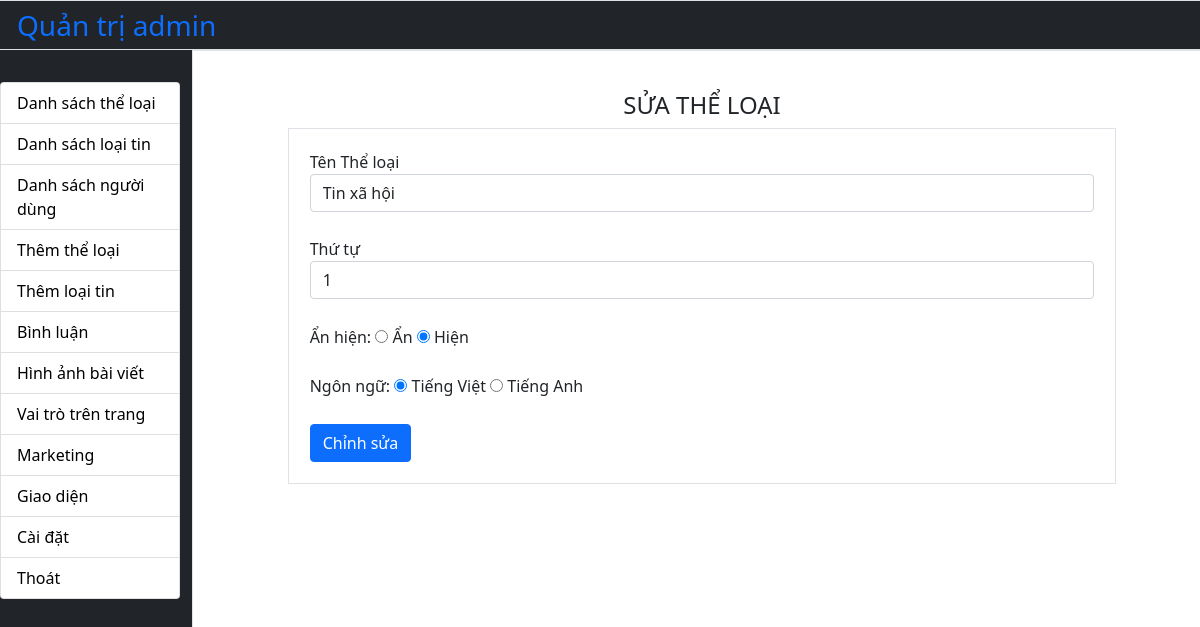
The app's page /tintuc/quantri/index.php?page=theloai_sua&idTL=1 (signed in) with its own data.
### tables this page shows
CREATE TABLE `theloai` (
  `idTL` int(11) NOT NULL,
  `lang` char(2) DEFAULT 'vi',
  `TenTL` varchar(255) NOT NULL DEFAULT '',
  `ThuTu` int(11) DEFAULT 0,
  `AnHien` tinyint(1) DEFAULT 1,
  `HienMenu` tinyint(1) DEFAULT 1
);

### tintuc/quantri/functions.php (called while the page is built, shortened)
<?php
$host = 'localhost';
$dbname = 'php1_news';
$userdb = 'root';
$passdb = '';
$conn = new PDO("mysql:host=$host;dbname=$dbname;charset=utf8", $userdb, $passdb);
$conn->setAttribute(PDO::ATTR_ERRMODE, PDO::ERRMODE_EXCEPTION);
?>
<?php
function layChiTietTheLoai($idTL){
    $sql= "SELECT idTL,TenTL,ThuTu,AnHien,lang,HienMenu FROM theloai WHERE idTL=$idTL";
    global $conn;
    $kq= $conn->query($sql);
    if($kq==null) return false;
    else return $kq->fetch();
}
?>

### tintuc/quantri/theloai_sua.php (the view, shortened to what this page needs)
<?php
$idTL= $_GET['idTL'];
settype($idTL,"int");
$theloai= layChiTietTheLoai($idTL);
?>
<link rel="stylesheet" href="https://cdn.jsdelivr.net/npm/bootstrap@5.1.0/dist/css/bootstrap.min.css">
<h4 class="col-10 m-auto p-2 text-center">SỬA THỂ LOẠI</h4>
<form action="" method="post" class="border boder-primary col-10 m-auto p-2">
    <div class="form-group">
        <label for="">Tên Thể loại</label>
        <input type="text" name="tenTL" value="<?=$theloai['TenTL']?>" class="form-control">
    </div>
    <div class="form-group">
        <label for="">Thứ tự</label>
        <input type="number" name="thuTu" value="<?=$theloai['ThuTu']?>" class="form-control">
    </div>
    <div class="form-group">
        <label for="">Ẩn hiện:</label>
        <input type="radio" name="anHien" <?php if($theloai['AnHien']==0) echo 'checked' ?> value="0"> Ẩn
        <input type="radio" name="anHien" <?php if($theloai['AnHien']==1) echo 'checked' ?> value="1"> Hiện
    </div>
    <div class="form-group">
        <label for="">Ngôn ngữ: </label>
        <input type="radio" name="lang" <?php if($theloai['lang']=='vi') echo 'checked'?> value="vi" > Tiếng Việt
        <input type="radio" name="lang" <?php if($theloai['lang']=='en') echo 'checked'?> value="en" > Tiếng Anh
    </div>
    <div class="form-group">
            <input type="submit" name="btn" value="Chỉnh sửa" class="btn btn-primary">
        </div>
</form>

### tintuc/quantri/css/style.css (style rules this page uses)
.form-group { padding: .8rem ; }

### records on screen
theloai: tenTL "Tin xã hội", thuTu "1", AnHien "☑", lang "☑"
